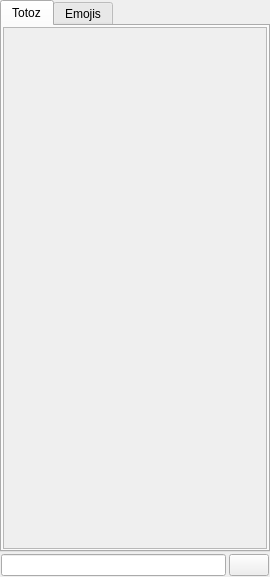
<?xml version="1.0" encoding="UTF-8"?>
<ui version="4.0">
 <class>QQTotozManager</class>
 <widget class="QDockWidget" name="QQTotozManager">
  <property name="geometry">
   <rect>
    <x>0</x>
    <y>0</y>
    <width>270</width>
    <height>577</height>
   </rect>
  </property>
  <property name="sizePolicy">
   <sizepolicy hsizetype="Minimum" vsizetype="Preferred">
    <horstretch>220</horstretch>
    <verstretch>0</verstretch>
   </sizepolicy>
  </property>
  <property name="allowedAreas">
   <set>Qt::LeftDockWidgetArea|Qt::RightDockWidgetArea</set>
  </property>
  <property name="windowTitle">
   <string>&amp;Totoz Manager</string>
  </property>
  <widget class="QWidget" name="dockWidgetContents">
   <property name="sizePolicy">
    <sizepolicy hsizetype="Minimum" vsizetype="Preferred">
     <horstretch>0</horstretch>
     <verstretch>0</verstretch>
    </sizepolicy>
   </property>
   <layout class="QVBoxLayout" name="verticalLayout">
    <property name="spacing">
     <number>1</number>
    </property>
    <property name="leftMargin">
     <number>0</number>
    </property>
    <property name="topMargin">
     <number>0</number>
    </property>
    <property name="rightMargin">
     <number>0</number>
    </property>
    <property name="bottomMargin">
     <number>0</number>
    </property>
    <item>
     <widget class="QTabWidget" name="qqTMTabWidget">
      <property name="tabShape">
       <enum>QTabWidget::Rounded</enum>
      </property>
      <property name="currentIndex">
       <number>0</number>
      </property>
      <property name="elideMode">
       <enum>Qt::ElideRight</enum>
      </property>
      <widget class="QWidget" name="totozWidget">
       <attribute name="title">
        <string>Totoz</string>
       </attribute>
       <layout class="QHBoxLayout" name="horizontalLayout_2">
        <property name="spacing">
         <number>3</number>
        </property>
        <property name="leftMargin">
         <number>1</number>
        </property>
        <property name="topMargin">
         <number>1</number>
        </property>
        <property name="rightMargin">
         <number>1</number>
        </property>
        <property name="bottomMargin">
         <number>1</number>
        </property>
        <item>
         <widget class="QScrollArea" name="totozScrollArea">
          <property name="widgetResizable">
           <bool>true</bool>
          </property>
          <widget class="QWidget" name="totozScrollAreaContents">
           <property name="geometry">
            <rect>
             <x>0</x>
             <y>0</y>
             <width>252</width>
             <height>470</height>
            </rect>
           </property>
          </widget>
         </widget>
        </item>
       </layout>
      </widget>
      <widget class="QWidget" name="emojiWidget">
       <attribute name="title">
        <string>Emojis</string>
       </attribute>
       <layout class="QHBoxLayout" name="horizontalLayout_4">
        <property name="spacing">
         <number>3</number>
        </property>
        <property name="leftMargin">
         <number>1</number>
        </property>
        <property name="topMargin">
         <number>1</number>
        </property>
        <property name="rightMargin">
         <number>1</number>
        </property>
        <property name="bottomMargin">
         <number>1</number>
        </property>
        <item>
         <widget class="QScrollArea" name="emojiScrollArea">
          <property name="frameShape">
           <enum>QFrame::NoFrame</enum>
          </property>
          <property name="horizontalScrollBarPolicy">
           <enum>Qt::ScrollBarAlwaysOff</enum>
          </property>
          <property name="widgetResizable">
           <bool>true</bool>
          </property>
          <widget class="QWidget" name="emojiScrollAreaContents">
           <property name="geometry">
            <rect>
             <x>0</x>
             <y>0</y>
             <width>256</width>
             <height>474</height>
            </rect>
           </property>
          </widget>
         </widget>
        </item>
       </layout>
      </widget>
     </widget>
    </item>
    <item>
     <widget class="QWidget" name="widget" native="true">
      <layout class="QHBoxLayout" name="horizontalLayout">
       <property name="spacing">
        <number>3</number>
       </property>
       <property name="leftMargin">
        <number>1</number>
       </property>
       <property name="topMargin">
        <number>1</number>
       </property>
       <property name="rightMargin">
        <number>1</number>
       </property>
       <property name="bottomMargin">
        <number>1</number>
       </property>
       <item>
        <widget class="QLineEdit" name="searchLineEdit"/>
       </item>
       <item>
        <widget class="QPushButton" name="cancelSearchButton">
         <property name="text">
          <string/>
         </property>
        </widget>
       </item>
      </layout>
     </widget>
    </item>
   </layout>
  </widget>
 </widget>
 <resources/>
 <connections/>
</ui>
